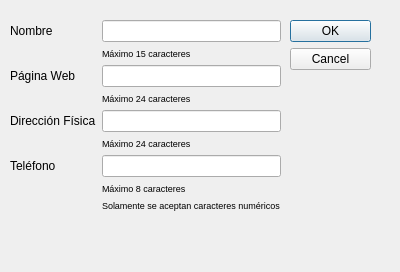
<?xml version="1.0" encoding="UTF-8"?>
<ui version="4.0">
 <class>FormDatosTienda</class>
 <widget class="QDialog" name="FormDatosTienda">
  <property name="geometry">
   <rect>
    <x>0</x>
    <y>0</y>
    <width>400</width>
    <height>272</height>
   </rect>
  </property>
  <property name="windowTitle">
   <string>Actualizar los datos de la tienda</string>
  </property>
  <property name="inputMethodHints">
   <set>Qt::ImhNone</set>
  </property>
  <property name="modal">
   <bool>true</bool>
  </property>
  <widget class="QDialogButtonBox" name="buttonBox">
   <property name="geometry">
    <rect>
     <x>290</x>
     <y>20</y>
     <width>81</width>
     <height>241</height>
    </rect>
   </property>
   <property name="orientation">
    <enum>Qt::Vertical</enum>
   </property>
   <property name="standardButtons">
    <set>QDialogButtonBox::Cancel|QDialogButtonBox::Ok</set>
   </property>
  </widget>
  <widget class="QWidget" name="formLayoutWidget">
   <property name="geometry">
    <rect>
     <x>10</x>
     <y>20</y>
     <width>271</width>
     <height>241</height>
    </rect>
   </property>
   <layout class="QFormLayout" name="formLayout">
    <item row="0" column="0">
     <widget class="QLabel" name="labelNombre">
      <property name="text">
       <string>Nombre</string>
      </property>
     </widget>
    </item>
    <item row="0" column="1">
     <widget class="QLineEdit" name="txtNombre">
      <property name="toolTip">
       <string/>
      </property>
      <property name="toolTipDuration">
       <number>-1</number>
      </property>
      <property name="statusTip">
       <string>test</string>
      </property>
      <property name="inputMethodHints">
       <set>Qt::ImhNone</set>
      </property>
      <property name="inputMask">
       <string/>
      </property>
      <property name="maxLength">
       <number>32768</number>
      </property>
     </widget>
    </item>
    <item row="1" column="1">
     <widget class="QLabel" name="labelNombreInfo">
      <property name="font">
       <font>
        <pointsize>7</pointsize>
       </font>
      </property>
      <property name="text">
       <string>Máximo 15 caracteres</string>
      </property>
     </widget>
    </item>
    <item row="2" column="0">
     <widget class="QLabel" name="labelPaginaWeb">
      <property name="text">
       <string>Página Web</string>
      </property>
     </widget>
    </item>
    <item row="2" column="1">
     <widget class="QLineEdit" name="txtPaginaWeb">
      <property name="maxLength">
       <number>24</number>
      </property>
     </widget>
    </item>
    <item row="3" column="1">
     <widget class="QLabel" name="labelPagWebInfo">
      <property name="font">
       <font>
        <pointsize>7</pointsize>
       </font>
      </property>
      <property name="text">
       <string>Máximo 24 caracteres</string>
      </property>
     </widget>
    </item>
    <item row="4" column="0">
     <widget class="QLabel" name="labelDireccionFisica">
      <property name="text">
       <string>Dirección Física</string>
      </property>
     </widget>
    </item>
    <item row="4" column="1">
     <widget class="QLineEdit" name="txtDireccionFisica">
      <property name="maxLength">
       <number>24</number>
      </property>
     </widget>
    </item>
    <item row="5" column="1">
     <widget class="QLabel" name="labelDirFisicaInfo">
      <property name="font">
       <font>
        <pointsize>7</pointsize>
       </font>
      </property>
      <property name="text">
       <string>Máximo 24 caracteres</string>
      </property>
     </widget>
    </item>
    <item row="6" column="0">
     <widget class="QLabel" name="labelTelefono">
      <property name="text">
       <string>Teléfono</string>
      </property>
     </widget>
    </item>
    <item row="6" column="1">
     <widget class="QLineEdit" name="txtTelefono">
      <property name="inputMethodHints">
       <set>Qt::ImhNone</set>
      </property>
      <property name="maxLength">
       <number>8</number>
      </property>
     </widget>
    </item>
    <item row="7" column="1">
     <layout class="QVBoxLayout" name="verticalLayout">
      <item>
       <widget class="QLabel" name="labelTelefono1">
        <property name="font">
         <font>
          <pointsize>7</pointsize>
         </font>
        </property>
        <property name="text">
         <string>Máximo 8 caracteres</string>
        </property>
       </widget>
      </item>
      <item>
       <widget class="QLabel" name="labelTelefono2">
        <property name="font">
         <font>
          <pointsize>7</pointsize>
         </font>
        </property>
        <property name="text">
         <string>Solamente se aceptan caracteres numéricos</string>
        </property>
       </widget>
      </item>
     </layout>
    </item>
   </layout>
  </widget>
 </widget>
 <resources/>
 <connections>
  <connection>
   <sender>buttonBox</sender>
   <signal>accepted()</signal>
   <receiver>FormDatosTienda</receiver>
   <slot>accept()</slot>
   <hints>
    <hint type="sourcelabel">
     <x>248</x>
     <y>254</y>
    </hint>
    <hint type="destinationlabel">
     <x>157</x>
     <y>274</y>
    </hint>
   </hints>
  </connection>
  <connection>
   <sender>buttonBox</sender>
   <signal>rejected()</signal>
   <receiver>FormDatosTienda</receiver>
   <slot>reject()</slot>
   <hints>
    <hint type="sourcelabel">
     <x>316</x>
     <y>260</y>
    </hint>
    <hint type="destinationlabel">
     <x>286</x>
     <y>274</y>
    </hint>
   </hints>
  </connection>
 </connections>
</ui>
